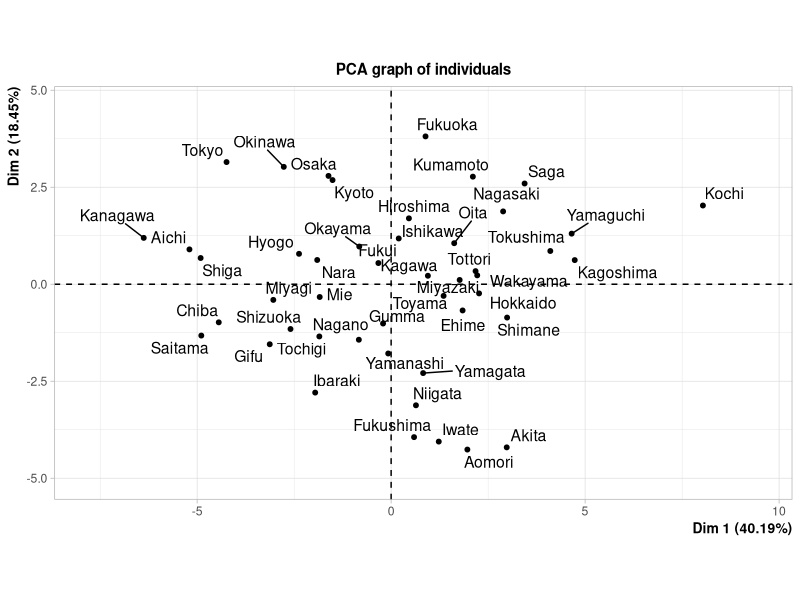
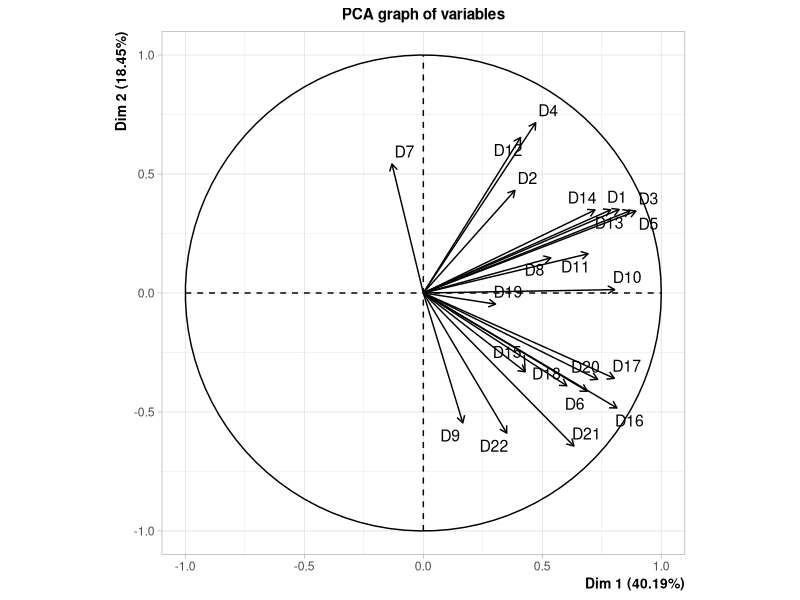
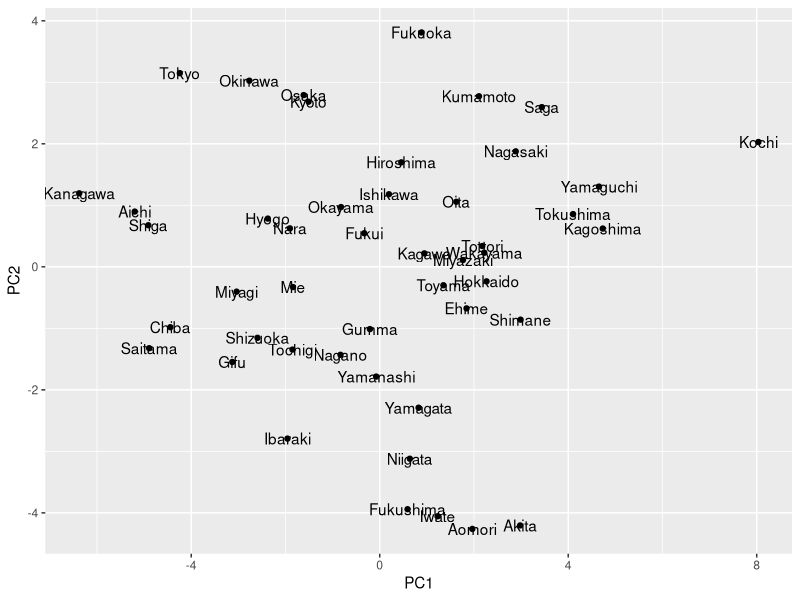

The R script that drew these images, in order: (Note: this script raises an error after producing the figures.)
## ---- chunk 1
library(dplyr)
library(ggplot2)
library(FactoMineR)
library(fpc)
## ---- chunk 2
iryou <- read.csv(file="Iryou-Pref.csv")
head(iryou)
## ---- chunk 3
rownames(iryou) <- iryou$Pref
iryou$Pref <- NULL
## ---- chunk 4
summary(iryou)
## ---- chunk 5
iryou.std <- as.data.frame(scale(iryou))
## ---- chunk 6
apply(iryou.std,2,mean)
apply(iryou.std,2,var)
## ---- chunk 7
pca <- PCA(iryou.std)
## ---- chunk 8
names(pca)
## ---- chunk 9
iryou.std$PC1 <- pca$ind$coord[,1]
iryou.std$PC2 <- pca$ind$coord[,2]
ggplot(iryou.std, aes(x=PC1,y=PC2)) +
  geom_point() +
  geom_text(aes(label=rownames(iryou.std)))
## ---- chunk 10
clst<-kmeans(iryou.std[,c("pc1","pc2")],centers=4,iter.max=100)
## ---- chunk 11
names(clst)
length(clst$cluster)
## ---- chunk 12
iryou.std$cluster <- clst$cluster
p.cluster <- ggplot(iryou.std,aes(x=pc1,y=pc2,col=factor(cluster)))
p.cluster <- p.cluster + geom_point()
p.cluster <- p.cluster + geom_text(aes(label=Pref,vjust=1))
p.cluster <- p.cluster+xlim(-8.5,8.5)
p.cluster <- p.cluster+theme_bw()
plot(p.cluster)
## ---- chunk 13
iryou$cluster <- clst$cluster
colnames(iryou)
## ---- chunk 14
split(iryou$Pref,factor(iryou$cluster))
## ---- chunk 15
iryou %>% group_by(cluster) %>% summarise(avgD1=mean(D1))
## ---- chunk 16
iryou %>% group_by(cluster) %>% summarise(avgD2=mean(D2))
## ---- chunk 17
iryou %>% group_by(cluster) %>% summarise(avgD3=mean(D3))
## ---- chunk 18
iryou %>% group_by(cluster) %>% summarise(avgD4=mean(D4))
## ---- chunk 19
iryou %>% group_by(cluster) %>% summarise(avgD5=mean(D5))
## ---- chunk 20
iryou %>% group_by(cluster) %>% summarise(avgD6=mean(D6))
## ---- chunk 21
iryou %>% group_by(cluster) %>% summarise(avgD7=mean(D7))
## ---- chunk 22
iryou %>% group_by(cluster) %>% summarise(avgD8=mean(D8))
## ---- chunk 23
iryou %>% group_by(cluster) %>% summarise(avgD9=mean(D9))
## ---- chunk 24
iryou %>% group_by(cluster) %>% summarise(avgD10=mean(D10))
## ---- chunk 25
iryou %>% group_by(cluster) %>% summarise(avgD11=mean(D11))
## ---- chunk 26
iryou %>% group_by(cluster) %>% summarise(avgD12=mean(D12))
## ---- chunk 27
iryou %>% group_by(cluster) %>% summarise(avgD13=mean(D13))
## ---- chunk 28
iryou %>% group_by(cluster) %>% summarise(avgD14=mean(D14))
## ---- chunk 29
iryou %>% group_by(cluster) %>% summarise(avgD15=mean(D15))
## ---- chunk 30
iryou %>% group_by(cluster) %>% summarise(avgD16=mean(D16))
## ---- chunk 31
iryou %>% group_by(cluster) %>% summarise(avgD17=mean(D17))
## ---- chunk 32
iryou %>% group_by(cluster) %>% summarise(avgD18=mean(D18))
## ---- chunk 33
iryou %>% group_by(cluster) %>% summarise(avgD19=mean(D19))
## ---- chunk 34
iryou %>% group_by(cluster) %>% summarise(avgD20=mean(D20))
## ---- chunk 35
iryou %>% group_by(cluster) %>% summarise(avgD21=mean(D21))
## ---- chunk 36
iryou %>% group_by(cluster) %>% summarise(avgD22=mean(D22))
